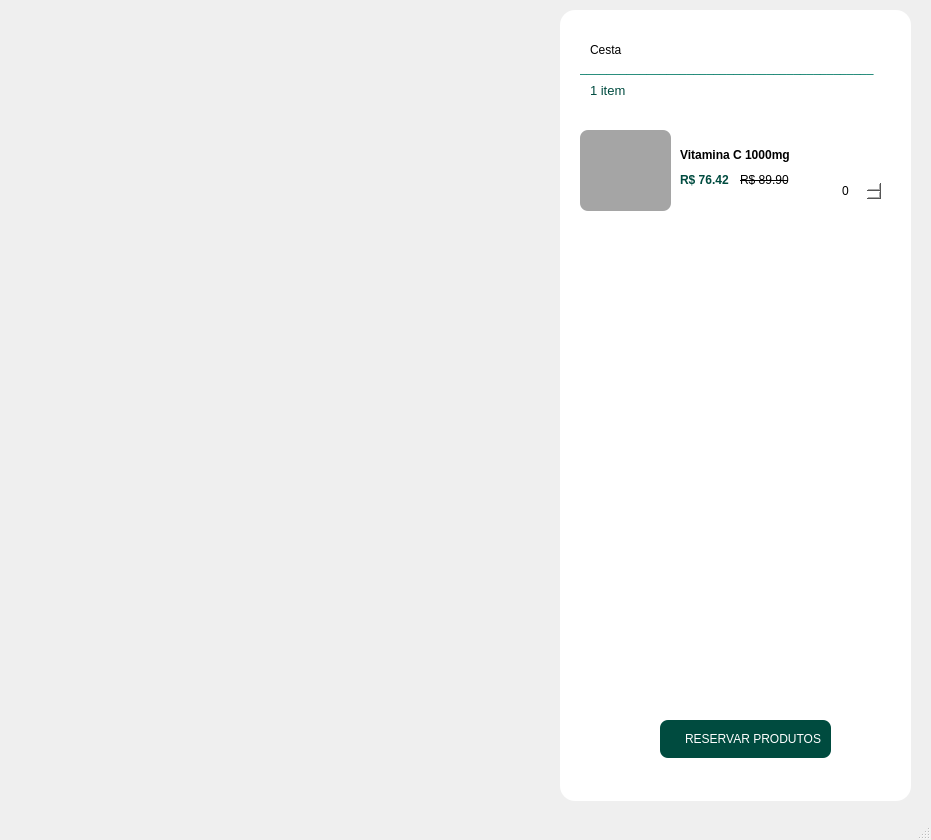
<?xml version="1.0" encoding="UTF-8"?>
<ui version="4.0">
 <class>MainWindow</class>
 <widget class="QMainWindow" name="MainWindow">
  <property name="geometry">
   <rect>
    <x>0</x>
    <y>0</y>
    <width>931</width>
    <height>840</height>
   </rect>
  </property>
  <property name="windowTitle">
   <string>MainWindow</string>
  </property>
  <widget class="QWidget" name="centralwidget">
   <widget class="QFrame" name="frame_8">
    <property name="geometry">
     <rect>
      <x>560</x>
      <y>10</y>
      <width>351</width>
      <height>791</height>
     </rect>
    </property>
    <property name="styleSheet">
     <string notr="true">background-color: rgb(255, 255, 255);

border-radius: 15px;</string>
    </property>
    <property name="frameShape">
     <enum>QFrame::StyledPanel</enum>
    </property>
    <property name="frameShadow">
     <enum>QFrame::Raised</enum>
    </property>
    <widget class="QLabel" name="label_3">
     <property name="geometry">
      <rect>
       <x>30</x>
       <y>20</y>
       <width>61</width>
       <height>41</height>
      </rect>
     </property>
     <property name="styleSheet">
      <string notr="true">font: 75 13pt &quot;MS Shell Dlg 2&quot;;</string>
     </property>
     <property name="text">
      <string>&lt;html&gt;&lt;head/&gt;&lt;body&gt;&lt;p&gt;Cesta&lt;/p&gt;&lt;/body&gt;&lt;/html&gt;</string>
     </property>
    </widget>
    <widget class="QLabel" name="label_2">
     <property name="geometry">
      <rect>
       <x>30</x>
       <y>70</y>
       <width>51</width>
       <height>21</height>
      </rect>
     </property>
     <property name="font">
      <font>
       <family>MS Shell Dlg 2</family>
       <pointsize>10</pointsize>
       <weight>50</weight>
       <italic>false</italic>
       <bold>false</bold>
      </font>
     </property>
     <property name="styleSheet">
      <string notr="true">font: 10pt &quot;MS Shell Dlg 2&quot;;</string>
     </property>
     <property name="text">
      <string>&lt;html&gt;&lt;head/&gt;&lt;body&gt;&lt;p&gt;&lt;span style=&quot; color:#004b3f;&quot;&gt;1 item&lt;/span&gt;&lt;/p&gt;&lt;/body&gt;&lt;/html&gt;</string>
     </property>
    </widget>
    <widget class="QPushButton" name="botaoCesta">
     <property name="geometry">
      <rect>
       <x>100</x>
       <y>710</y>
       <width>171</width>
       <height>38</height>
      </rect>
     </property>
     <property name="whatsThis">
      <string>&lt;html&gt;&lt;head/&gt;&lt;body&gt;&lt;p align=&quot;right&quot;&gt;&lt;br/&gt;&lt;/p&gt;&lt;/body&gt;&lt;/html&gt;</string>
     </property>
     <property name="styleSheet">
      <string notr="true">QPushButton {  
    background-color: rgb(0, 75, 63);
    font: 75 9pt &quot;MS Shell Dlg 2&quot;;
    color: rgb(255, 255, 255); /* Cor do texto */
    border-radius: 8px; /* Bordas arredondadas */
    padding: 10px; /* Padding interno (topo, direita, fundo, esquerda) */
  
	image-position:left;   
    text-align: right; /* Centraliza o texto */    
}

QPushButton:hover{
  background-color: #E5E5E5;
    font: 75 9pt &quot;MS Shell Dlg 2&quot;;
    color: rgb(255, 255, 255); /* Cor do texto */
    border-radius: 8px; /* Bordas arredondadas */
    padding: 10px; /* Padding interno (topo, direita, fundo, esquerda) */
    
	image-position:left;   
    text-align: right; /* Centraliza o texto */
border: 1px solid #CCCCCC;
box-shadow: 0px 4px 6px rgba(0, 0, 0, 0.1); /* Sombra leve */
}
QPushButton:pressed{
background-color: #E5E5E5;
    font: 75 9pt &quot;MS Shell Dlg 2&quot;;
    color: rgb(255, 255, 255); /* Cor do texto */
    border-radius: 8px; /* Bordas arredondadas */
    padding: 10px; /* Padding interno (topo, direita, fundo, esquerda) */
    
	image-position:left;   
    text-align: right; /* Centraliza o texto */
border: 1px solid #CCCCCC;
box-shadow: 0px 4px 6px rgba(0, 0, 0, 0.1); /* Sombra leve */
background-color: #D6D6D6; /* Fundo mais escuro */
    box-shadow: 0px 2px 3px rgba(0, 0, 0, 0.2); /* Menor sombra */
    transform: translateY(2px); /* Deslocamento para baixo */
    border: 1px solid #AAAAAA; /* Borda mais escura */
}


</string>
     </property>
     <property name="text">
      <string>RESERVAR PRODUTOS</string>
     </property>
    </widget>
    <widget class="QFrame" name="frame_2">
     <property name="geometry">
      <rect>
       <x>20</x>
       <y>100</y>
       <width>321</width>
       <height>111</height>
      </rect>
     </property>
     <property name="styleSheet">
      <string notr="true">border-radius:8px;</string>
     </property>
     <property name="frameShape">
      <enum>QFrame::StyledPanel</enum>
     </property>
     <property name="frameShadow">
      <enum>QFrame::Raised</enum>
     </property>
     <widget class="QLabel" name="label_4">
      <property name="geometry">
       <rect>
        <x>0</x>
        <y>20</y>
        <width>91</width>
        <height>81</height>
       </rect>
      </property>
      <property name="styleSheet">
       <string notr="true">background-color: rgb(165, 165, 165);
border-color: rgb(0, 0, 0);
border-radius:8px;</string>
      </property>
      <property name="text">
       <string/>
      </property>
     </widget>
     <widget class="QLabel" name="label_5">
      <property name="geometry">
       <rect>
        <x>100</x>
        <y>30</y>
        <width>151</width>
        <height>31</height>
       </rect>
      </property>
      <property name="text">
       <string>&lt;html&gt;&lt;head/&gt;&lt;body&gt;&lt;p&gt;&lt;span style=&quot; font-size:9pt; font-weight:600;&quot;&gt;Vitamina C 1000mg&lt;/span&gt;&lt;/p&gt;&lt;/body&gt;&lt;/html&gt;</string>
      </property>
     </widget>
     <widget class="QLabel" name="label_9">
      <property name="geometry">
       <rect>
        <x>100</x>
        <y>60</y>
        <width>71</width>
        <height>21</height>
       </rect>
      </property>
      <property name="styleSheet">
       <string notr="true">font: 75 8pt &quot;MS Shell Dlg 2&quot;;
color:rgb(0, 75, 63)</string>
      </property>
      <property name="text">
       <string>&lt;html&gt;&lt;head/&gt;&lt;body&gt;&lt;p&gt;&lt;span style=&quot; font-weight:600;&quot;&gt;R$ 76.42 &lt;/span&gt;&lt;/p&gt;&lt;/body&gt;&lt;/html&gt;</string>
      </property>
     </widget>
     <widget class="QLabel" name="label_10">
      <property name="geometry">
       <rect>
        <x>160</x>
        <y>60</y>
        <width>55</width>
        <height>21</height>
       </rect>
      </property>
      <property name="styleSheet">
       <string notr="true">font: 6pt &quot;MS Shell Dlg 2&quot;;
text-decoration: line-through;</string>
      </property>
      <property name="text">
       <string>&lt;html&gt;&lt;head/&gt;&lt;body&gt;&lt;p&gt;R$ 89.90&lt;/p&gt;&lt;/body&gt;&lt;/html&gt;</string>
      </property>
     </widget>
     <widget class="QPushButton" name="botaoCesta_2">
      <property name="geometry">
       <rect>
        <x>270</x>
        <y>30</y>
        <width>41</width>
        <height>38</height>
       </rect>
      </property>
      <property name="whatsThis">
       <string>&lt;html&gt;&lt;head/&gt;&lt;body&gt;&lt;p align=&quot;right&quot;&gt;&lt;br/&gt;&lt;/p&gt;&lt;/body&gt;&lt;/html&gt;</string>
      </property>
      <property name="styleSheet">
       <string notr="true">QPushButton {  
     font: 75 9pt &quot;MS Shell Dlg 2&quot;;
    color: rgb(255, 255, 255); /* Cor do texto */
    border-radius: 8px; /* Bordas arredondadas */
    padding: 10px; /* Padding interno (topo, direita, fundo, esquerda) */
  	image: url(:/images/images/lixeira-de-reciclagem.png);
	image-position:left;   
    text-align: right; /* Centraliza o texto */    
}

QPushButton:hover{
  background-color: #E5E5E5;
    font: 75 9pt &quot;MS Shell Dlg 2&quot;;
    color: rgb(255, 255, 255); /* Cor do texto */
    border-radius: 8px; /* Bordas arredondadas */
    padding: 10px; /* Padding interno (topo, direita, fundo, esquerda) */
    
	image-position:left;   
    text-align: right; /* Centraliza o texto */
border: 1px solid #CCCCCC;
box-shadow: 0px 4px 6px rgba(0, 0, 0, 0.1); /* Sombra leve */
}
QPushButton:pressed{
background-color: #E5E5E5;
    font: 75 9pt &quot;MS Shell Dlg 2&quot;;
    color: rgb(255, 255, 255); /* Cor do texto */
    border-radius: 8px; /* Bordas arredondadas */
    padding: 10px; /* Padding interno (topo, direita, fundo, esquerda) */
    
	image-position:left;   
    text-align: right; /* Centraliza o texto */
border: 1px solid #CCCCCC;
box-shadow: 0px 4px 6px rgba(0, 0, 0, 0.1); /* Sombra leve */
background-color: #D6D6D6; /* Fundo mais escuro */
    box-shadow: 0px 2px 3px rgba(0, 0, 0, 0.2); /* Menor sombra */
    transform: translateY(2px); /* Deslocamento para baixo */
    border: 1px solid #AAAAAA; /* Borda mais escura */
}


</string>
      </property>
      <property name="text">
       <string/>
      </property>
     </widget>
     <widget class="QSpinBox" name="spinBox">
      <property name="geometry">
       <rect>
        <x>260</x>
        <y>70</y>
        <width>42</width>
        <height>22</height>
       </rect>
      </property>
     </widget>
    </widget>
    <widget class="QLabel" name="label_6">
     <property name="geometry">
      <rect>
       <x>20</x>
       <y>50</y>
       <width>321</width>
       <height>16</height>
      </rect>
     </property>
     <property name="styleSheet">
      <string notr="true">color:rgb(0, 120, 100)</string>
     </property>
     <property name="text">
      <string>____________________________________________</string>
     </property>
    </widget>
   </widget>
  </widget>
  <widget class="QStatusBar" name="statusbar"/>
 </widget>
 <resources>
  <include location="images.qrc"/>
 </resources>
 <connections/>
</ui>
